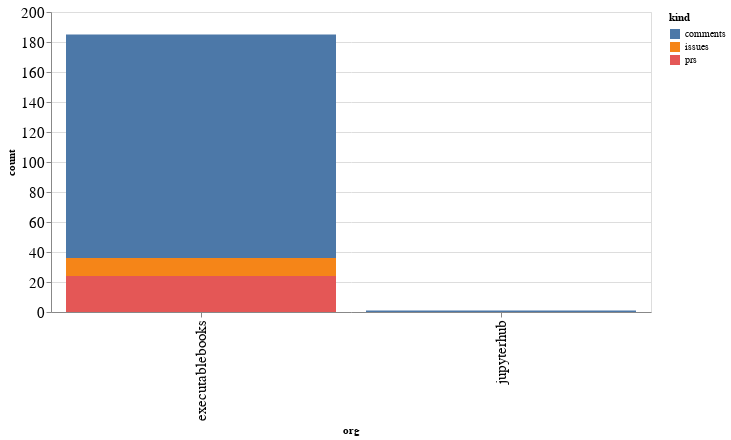

This figure's notebook cell:
### Code cell
alt.Chart(org_summaries, width=600).mark_bar().encode(
    x='org',
    y='count',
    color='kind',
    tooltip="org"
)

### Figure 1 — Vega-Lite specification as saved in the notebook (floating-point values rounded to 4 significant figures)
{"config": {"axisLeft": {"labelFontSize": 15}, "axisBottom": {"labelFontSize": 15}}, "data": {"name": "data-3010a5b0a6e0519c7e10c7fde25dc160"}, "mark": "bar", "encoding": {"color": {"type": "nominal", "field": "kind"}, "tooltip": {"type": "nominal", "field": "org"}, "x": {"type": "nominal", "field": "org"}, "y": {"type": "quantitative", "field": "count"}}, "width": 600, "$schema": "https://vega.github.io/schema/vega-lite/v4.8.1.json", "datasets": {"data-3010a5b0a6e0519c7e10c7fde25dc160": [{"org": "executablebooks", "kind": "comments", "count": 149}, {"org": "executablebooks", "kind": "issues", "count": 12}, {"org": "executablebooks", "kind": "prs", "count": 24}, {"org": "jupyterhub", "kind": "comments", "count": 1}]}}
